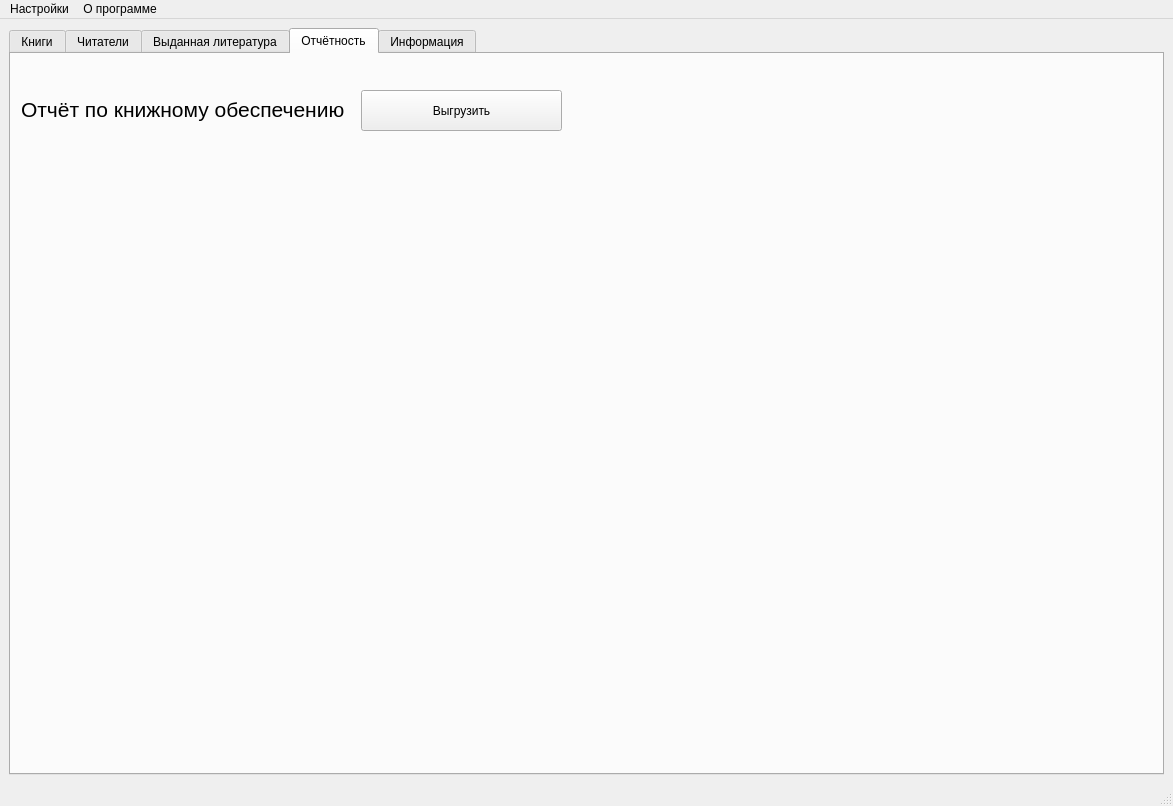
<?xml version="1.0" encoding="UTF-8"?>
<ui version="4.0">
 <class>MainWindow</class>
 <widget class="QMainWindow" name="MainWindow">
  <property name="geometry">
   <rect>
    <x>0</x>
    <y>0</y>
    <width>1173</width>
    <height>806</height>
   </rect>
  </property>
  <property name="windowTitle">
   <string>Заведующий библиотекой</string>
  </property>
  <widget class="QWidget" name="centralwidget">
   <layout class="QHBoxLayout" name="horizontalLayout_3">
    <item>
     <layout class="QHBoxLayout" name="horizontalLayout_2">
      <item>
       <widget class="QTabWidget" name="tabWidget">
        <property name="styleSheet">
         <string notr="true">font: 12pt &quot;MS Shell Dlg 2&quot;;</string>
        </property>
        <property name="currentIndex">
         <number>3</number>
        </property>
        <widget class="QWidget" name="tab_1">
         <attribute name="title">
          <string>Книги</string>
         </attribute>
         <layout class="QVBoxLayout" name="verticalLayout_3">
          <item>
           <layout class="QVBoxLayout" name="verticalLayout_2">
            <item>
             <layout class="QHBoxLayout" name="horizontalLayout_12">
              <item>
               <layout class="QVBoxLayout" name="verticalLayout_4">
                <item>
                 <widget class="QLineEdit" name="line_search_books"/>
                </item>
               </layout>
              </item>
              <item>
               <layout class="QHBoxLayout" name="horizontalLayout_14">
                <item>
                 <widget class="QPushButton" name="btn_search_books">
                  <property name="text">
                   <string>Поиск</string>
                  </property>
                 </widget>
                </item>
               </layout>
              </item>
              <item>
               <layout class="QHBoxLayout" name="horizontalLayout_13">
                <item>
                 <widget class="QComboBox" name="comboBox"/>
                </item>
               </layout>
              </item>
             </layout>
            </item>
            <item>
             <layout class="QHBoxLayout" name="horizontalLayout_7">
              <item>
               <widget class="QTableWidget" name="tw_books"/>
              </item>
             </layout>
            </item>
            <item>
             <layout class="QHBoxLayout" name="horizontalLayout_8">
              <item>
               <layout class="QHBoxLayout" name="horizontalLayout_11">
                <item>
                 <widget class="QPushButton" name="btn_add_book">
                  <property name="text">
                   <string>Добавить</string>
                  </property>
                 </widget>
                </item>
               </layout>
              </item>
              <item>
               <layout class="QHBoxLayout" name="horizontalLayout_10">
                <item>
                 <widget class="QPushButton" name="btn_edit_book">
                  <property name="text">
                   <string>Изменить</string>
                  </property>
                 </widget>
                </item>
               </layout>
              </item>
              <item>
               <layout class="QHBoxLayout" name="horizontalLayout_9">
                <item>
                 <widget class="QPushButton" name="btn_del_book">
                  <property name="text">
                   <string>Удалить</string>
                  </property>
                 </widget>
                </item>
               </layout>
              </item>
             </layout>
            </item>
           </layout>
          </item>
         </layout>
        </widget>
        <widget class="QWidget" name="tab_2">
         <attribute name="title">
          <string>Читатели</string>
         </attribute>
         <layout class="QVBoxLayout" name="verticalLayout_7">
          <item>
           <layout class="QVBoxLayout" name="verticalLayout_5">
            <item>
             <layout class="QHBoxLayout" name="horizontalLayout_15">
              <item>
               <layout class="QVBoxLayout" name="verticalLayout_6">
                <item>
                 <widget class="QLineEdit" name="line_search_readers"/>
                </item>
               </layout>
              </item>
              <item>
               <layout class="QHBoxLayout" name="horizontalLayout_16">
                <item>
                 <widget class="QPushButton" name="btn_search_readers">
                  <property name="text">
                   <string>Поиск</string>
                  </property>
                 </widget>
                </item>
               </layout>
              </item>
              <item>
               <layout class="QHBoxLayout" name="horizontalLayout_17">
                <item>
                 <widget class="QComboBox" name="comboBox_2"/>
                </item>
               </layout>
              </item>
             </layout>
            </item>
            <item>
             <layout class="QHBoxLayout" name="horizontalLayout_18">
              <item>
               <widget class="QTableWidget" name="tw_readers"/>
              </item>
             </layout>
            </item>
            <item>
             <layout class="QHBoxLayout" name="horizontalLayout_19">
              <item>
               <layout class="QHBoxLayout" name="horizontalLayout_4">
                <item>
                 <widget class="QPushButton" name="btn_view_reader">
                  <property name="text">
                   <string>Просмотр карточки</string>
                  </property>
                 </widget>
                </item>
               </layout>
              </item>
              <item>
               <layout class="QHBoxLayout" name="horizontalLayout_20">
                <item>
                 <widget class="QPushButton" name="btn_add_reader">
                  <property name="text">
                   <string>Добавить</string>
                  </property>
                 </widget>
                </item>
               </layout>
              </item>
              <item>
               <layout class="QHBoxLayout" name="horizontalLayout_21">
                <item>
                 <widget class="QPushButton" name="btn_edit_reader">
                  <property name="text">
                   <string>Изменить</string>
                  </property>
                 </widget>
                </item>
               </layout>
              </item>
              <item>
               <layout class="QHBoxLayout" name="horizontalLayout_22">
                <item>
                 <widget class="QPushButton" name="btn_del_reader">
                  <property name="text">
                   <string>Удалить</string>
                  </property>
                 </widget>
                </item>
               </layout>
              </item>
             </layout>
            </item>
           </layout>
          </item>
         </layout>
        </widget>
        <widget class="QWidget" name="tab_3">
         <attribute name="title">
          <string>Выданная литература</string>
         </attribute>
         <layout class="QVBoxLayout" name="verticalLayout">
          <item>
           <layout class="QVBoxLayout" name="verticalLayout_8">
            <item>
             <layout class="QHBoxLayout" name="horizontalLayout_23">
              <item>
               <layout class="QVBoxLayout" name="verticalLayout_9">
                <item>
                 <widget class="QLineEdit" name="line_search_journal"/>
                </item>
               </layout>
              </item>
              <item>
               <layout class="QHBoxLayout" name="horizontalLayout_24">
                <item>
                 <widget class="QPushButton" name="btn_search_journal">
                  <property name="text">
                   <string>Поиск</string>
                  </property>
                 </widget>
                </item>
               </layout>
              </item>
              <item>
               <layout class="QHBoxLayout" name="horizontalLayout_25">
                <item>
                 <widget class="QComboBox" name="comboBox_3"/>
                </item>
               </layout>
              </item>
             </layout>
            </item>
            <item>
             <layout class="QHBoxLayout" name="horizontalLayout_26">
              <item>
               <widget class="QTableWidget" name="tw_journal"/>
              </item>
             </layout>
            </item>
            <item>
             <layout class="QHBoxLayout" name="horizontalLayout_27">
              <item>
               <layout class="QHBoxLayout" name="horizontalLayout_28">
                <item>
                 <widget class="QPushButton" name="btn_add_journal">
                  <property name="text">
                   <string>Добавить</string>
                  </property>
                 </widget>
                </item>
               </layout>
              </item>
              <item>
               <layout class="QHBoxLayout" name="horizontalLayout_29"/>
              </item>
              <item>
               <layout class="QHBoxLayout" name="horizontalLayout_30">
                <item>
                 <widget class="QPushButton" name="btn_del_journal">
                  <property name="text">
                   <string>Удалить</string>
                  </property>
                 </widget>
                </item>
               </layout>
              </item>
             </layout>
            </item>
           </layout>
          </item>
         </layout>
        </widget>
        <widget class="QWidget" name="tab_4">
         <attribute name="title">
          <string>Отчётность</string>
         </attribute>
         <widget class="QPushButton" name="btn_generate_books">
          <property name="geometry">
           <rect>
            <x>350</x>
            <y>36</y>
            <width>201</width>
            <height>41</height>
           </rect>
          </property>
          <property name="text">
           <string>Выгрузить</string>
          </property>
         </widget>
         <widget class="QLabel" name="label">
          <property name="geometry">
           <rect>
            <x>10</x>
            <y>30</y>
            <width>341</width>
            <height>51</height>
           </rect>
          </property>
          <property name="font">
           <font>
            <family>MS Shell Dlg 2</family>
            <pointsize>16</pointsize>
            <weight>50</weight>
            <italic>false</italic>
            <bold>false</bold>
           </font>
          </property>
          <property name="styleSheet">
           <string notr="true">font: 16pt &quot;MS Shell Dlg 2&quot;;</string>
          </property>
          <property name="text">
           <string>Отчёт по книжному обеспечению</string>
          </property>
         </widget>
        </widget>
        <widget class="QWidget" name="tab_5">
         <attribute name="title">
          <string>Информация</string>
         </attribute>
        </widget>
       </widget>
      </item>
     </layout>
    </item>
   </layout>
  </widget>
  <widget class="QMenuBar" name="menubar">
   <property name="geometry">
    <rect>
     <x>0</x>
     <y>0</y>
     <width>1173</width>
     <height>21</height>
    </rect>
   </property>
   <widget class="QMenu" name="menu">
    <property name="title">
     <string>О программе</string>
    </property>
   </widget>
   <widget class="QMenu" name="menu_2">
    <property name="title">
     <string>Настройки</string>
    </property>
   </widget>
   <addaction name="menu_2"/>
   <addaction name="menu"/>
  </widget>
  <widget class="QStatusBar" name="statusbar"/>
 </widget>
 <resources/>
 <connections/>
</ui>
